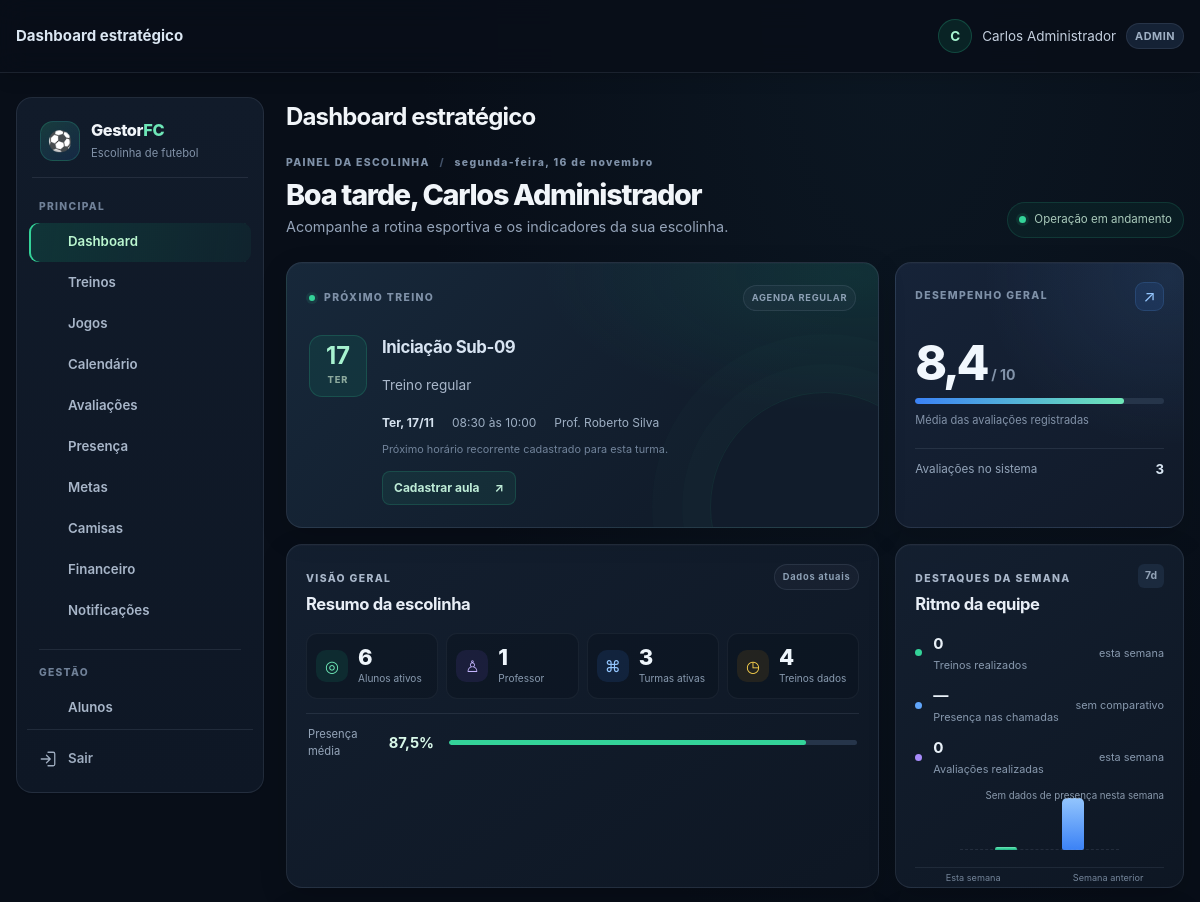
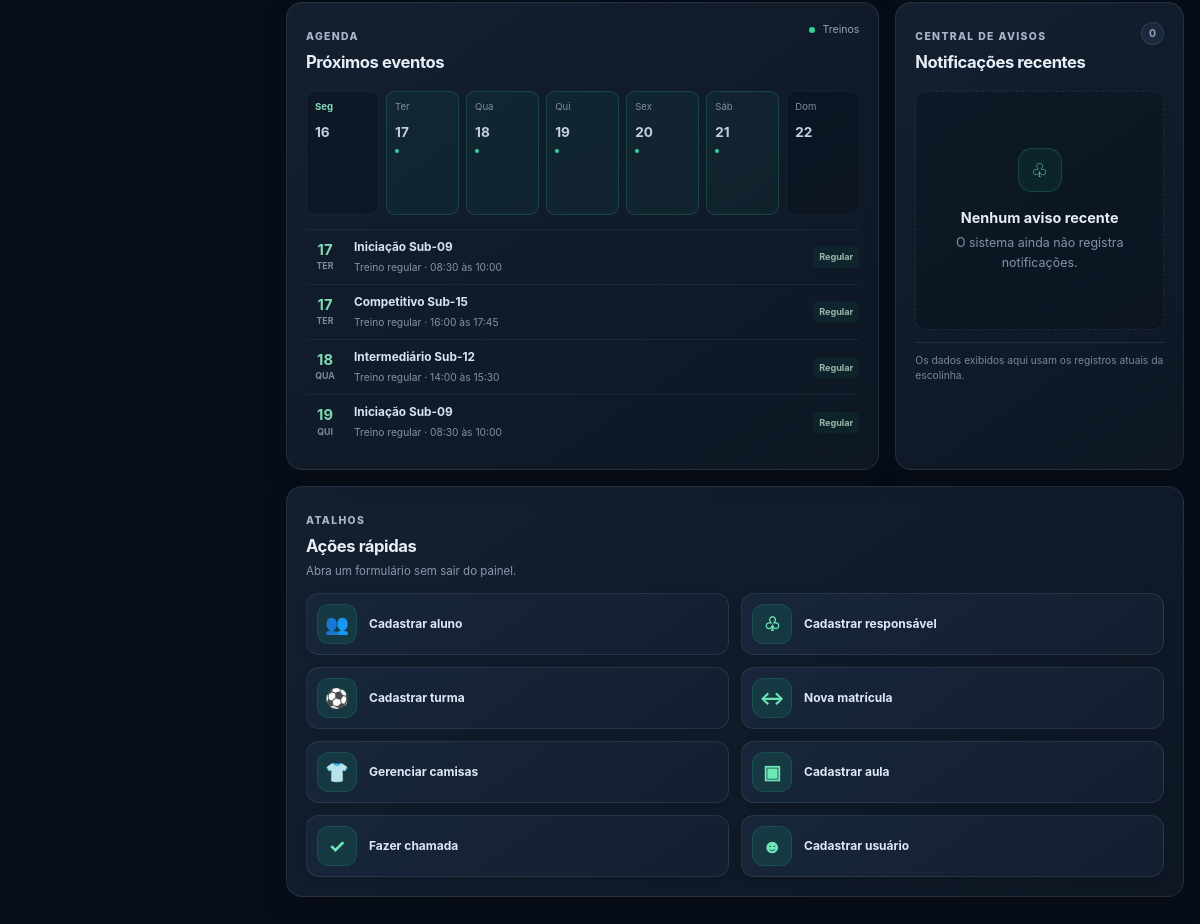
The page /dashboard.php (signed in) on the database its author committed (2 pictures, top to bottom).
### tables this page shows
CREATE TABLE TB_TURMA (
    COD_TURMA INT AUTO_INCREMENT PRIMARY KEY,
    COD_ESCOLINHA INT NOT NULL,
    COD_PROFESSOR INT NULL,
    NOME VARCHAR(50) NOT NULL,
    FAIXA_ETARIA VARCHAR(30) NOT NULL,
    DIAS_TREINO VARCHAR(100) NOT NULL,
    HORARIO VARCHAR(50) NOT NULL,
    CAPACIDADE INT DEFAULT 25,
    ATIVA TINYINT(1) DEFAULT 1,
    CRIADO_EM TIMESTAMP DEFAULT CURRENT_TIMESTAMP,
    FOREIGN KEY (COD_ESCOLINHA) REFERENCES TB_ESCOLINHA(COD_ESCOLINHA) ON DELETE CASCADE,
    FOREIGN KEY (COD_PROFESSOR) REFERENCES TB_USUARIO(COD_USUARIO) ON DELETE SET NULL
);

CREATE TABLE TB_USUARIO (
    COD_USUARIO INT AUTO_INCREMENT PRIMARY KEY,
    COD_ESCOLINHA INT NOT NULL,
    NOME VARCHAR(100) NOT NULL,
    EMAIL VARCHAR(100) NOT NULL UNIQUE,
    SENHA_HASH VARCHAR(255) NOT NULL,
    PERFIL ENUM('ADMIN', 'SECRETARIA', 'PROFESSOR', 'RESPONSAVEL', 'ALUNO') NOT NULL DEFAULT 'ADMIN',
    ATIVO TINYINT(1) DEFAULT 1,
    CRIADO_EM TIMESTAMP DEFAULT CURRENT_TIMESTAMP,
    FOREIGN KEY (COD_ESCOLINHA) REFERENCES TB_ESCOLINHA(COD_ESCOLINHA) ON DELETE CASCADE
);

### dashboard.php (the view, shortened to what the rows shown need)
<?php
require_once __DIR__ . '/includes/layout.php';
$db = getDB();
$escolinha = currentEscolinhaId();
$perfil = $_SESSION['user_role'];
$ehResponsavel = $perfil === 'RESPONSAVEL';
$parametrosTurma = [$escolinha];
$filtroTurma = '';
$filtroVinculoResponsavel = '';
$parametrosResponsavel = [];
$consulta = $db->prepare(
    'SELECT DISTINCT t.COD_TURMA, t.NOME, t.DIAS_TREINO, t.HORARIO,
            u.NOME AS PROFESSOR
     FROM TB_TURMA t
     LEFT JOIN TB_USUARIO u ON u.COD_USUARIO = t.COD_PROFESSOR AND u.ATIVO = 1
     WHERE t.COD_ESCOLINHA = ? AND t.ATIVA = 1' . $filtroTurma . $filtroVinculoResponsavel . '
     ORDER BY t.NOME'
);
$consulta->execute(array_merge($parametrosTurma, $parametrosResponsavel));
$turmasVisiveis = $consulta->fetchAll();
$relogio = $db->query("SELECT CURDATE() AS HOJE, TIME_FORMAT(CURTIME(), '%H:%i') AS AGORA")->fetch();
$hoje = new DateTimeImmutable($relogio['HOJE']);
$agora = $relogio['AGORA'];
function dashboardDiasTreino($dias) {
    $mapa = [
        'domingo' => 0, 'segunda' => 1, 'terça' => 2, 'terca' => 2,
        'quarta' => 3, 'quinta' => 4, 'sexta' => 5, 'sábado' => 6, 'sabado' => 6
    ];
    preg_match_all('/domingo|segunda|terça|terca|quarta|quinta|sexta|sábado|sabado/iu', (string) $dias, $correspondencias);
    $resultado = [];
    foreach ($correspondencias[0] as $dia) {
        $chave = mb_strtolower($dia, 'UTF-8');
        if (isset($mapa[$chave])) {
            $resultado[] = $mapa[$chave];
        }
    }
    return array_values(array_unique($resultado));
}
$agenda = [];
$eventosGravados = [];
foreach ($turmasVisiveis as $turma) {
    preg_match('/\b([01]?\d|2[0-3]):[0-5]\d\b/u', (string) $turma['HORARIO'], $horaTreino);
    $horaInicio = $horaTreino[0] ?? '';
    foreach (dashboardDiasTreino($turma['DIAS_TREINO']) as $diaSemana) {
        $deslocamento = ($diaSemana - (int) $hoje->format('w') + 7) % 7;
        $dataEvento = $hoje->modify('+' . $deslocamento . ' days')->format('Y-m-d');
        if ($deslocamento === 0 && $horaInicio !== '' && $horaInicio <= $agora) {
            continue;
        }
        $chave = $dataEvento . '-' . $turma['COD_TURMA'];
        $aulaGravada = $eventosGravados[$chave] ?? null;
        $agenda[$chave] = [
            'data' => $dataEvento,
            'hora' => $horaInicio,
            'turma' => $turma['NOME'],
            'horario' => $turma['HORARIO'],
            'professor' => $turma['PROFESSOR'],
            'tema' => $aulaGravada['TEMA_TREINO'] ?? null,
            'registrado' => $aulaGravada !== null
        ];
    }
}
$agenda = array_values($agenda);
usort($agenda, function ($a, $b) {
    return [$a['data'], $a['hora'], $a['turma']] <=> [$b['data'], $b['hora'], $b['turma']];
});
$proximoTreino = $agenda[0] ?? null;
$agendaVisivel = array_slice($agenda, 0, 4);
$nomesDias = ['Dom', 'Seg', 'Ter', 'Qua', 'Qui', 'Sex', 'Sáb'];
$horaAtual = (int) substr($agora, 0, 2);
$saudacao = $horaAtual < 12 ? 'Bom dia' : ($horaAtual < 18 ? 'Boa tarde' : 'Boa noite');
$formatarData = function ($data) use ($nomesDias) {
    $dataObj = new DateTimeImmutable($data);
    return $nomesDias[(int) $dataObj->format('w')] . ', ' . $dataObj->format('d/m');
};
?>
<div class="dashboard-page">
    <header class="dashboard-boas-vindas">
        <div>
            <h2><?= e($saudacao) ?>, <?= e($_SESSION['username']) ?></h2>
        </div>
    </header>
    <div class="dashboard-grid">
        <section class="dashboard-card proximo-treino-card">
            <?php if ($proximoTreino): ?>
                <div class="treino-destaque">
                    <div class="treino-data"><strong><?= e((new DateTimeImmutable($proximoTreino['data']))->format('d')) ?></strong><span><?= e(strtoupper(substr($nomesDias[(int) (new DateTimeImmutable($proximoTreino['data']))->format('w')], 0, 3))) ?></span></div>
                    <div class="treino-info"><h2><?= e($proximoTreino['turma']) ?></h2><p><?= e($proximoTreino['tema'] ?: 'Treino regular') ?></p></div>
                </div>
                <div class="treino-meta"><span><strong><?= e($formatarData($proximoTreino['data'])) ?></strong></span><span><?= e($proximoTreino['horario']) ?></span><?php if ($proximoTreino['professor']): ?><span><?= e($proximoTreino['professor']) ?></span><?php endif; ?></div>
                <p class="dashboard-card-footnote"><?= $proximoTreino['registrado'] ? 'Aula cadastrada no sistema.' : 'Próximo horário recorrente cadastrado para esta turma.' ?></p>
            <?php else: ?>
                <div class="treino-vazio"><span class="treino-vazio-icone" aria-hidden="true">◷</span><div><h2>Nenhum treino próximo na agenda</h2><p>Não há horário recorrente futuro cadastrado para suas turmas visíveis.</p></div></div>
            <?php endif; ?>
        </section>
        <section class="dashboard-card resumo-card">
            <div class="dashboard-section-heading"><div><p class="dashboard-card-label">VISÃO GERAL</p><h2>Resumo da escolinha</h2></div><span class="resumo-periodo">Dados atuais</span></div>
        </section>
        <section class="dashboard-card semana-card">
            <div class="dashboard-section-heading"><div><p class="dashboard-card-label">DESTAQUES DA SEMANA</p><h2>Ritmo da equipe</h2></div><span class="semana-indicador" aria-hidden="true">7d</span></div>
        </section>
        <section class="dashboard-card calendario-card">
            <div class="dashboard-section-heading"><div><p class="dashboard-card-label">AGENDA</p><h2>Próximos eventos</h2></div><span class="agenda-legenda"><i></i>Treinos</span></div>
            <?php if ($agendaVisivel): ?>
                <div class="agenda-lista">
                    <?php foreach ($agendaVisivel as $evento): ?>
                        <article class="agenda-evento"><div class="agenda-evento-data"><strong><?= e((new DateTimeImmutable($evento['data']))->format('d')) ?></strong><span><?= e(strtoupper(substr($nomesDias[(int) (new DateTimeImmutable($evento['data']))->format('w')], 0, 3))) ?></span></div><div class="agenda-evento-info"><strong><?= e($evento['turma']) ?></strong><span><?= e($evento['tema'] ?: 'Treino regular') ?> · <?= e($evento['horario']) ?></span></div><span class="agenda-evento-status<?= $evento['registrado'] ? ' registrado' : '' ?>"><?= $evento['registrado'] ? 'Aula' : 'Regular' ?></span></article>
                    <?php endforeach; ?>
                </div>
            <?php else: ?>
                <p class="agenda-vazia">Nenhum treino previsto nos próximos sete dias, conforme os dias cadastrados nas turmas.</p>
            <?php endif; ?>
        </section>
        <section class="dashboard-card notificacoes-card">
            <div class="dashboard-section-heading"><div><p class="dashboard-card-label">CENTRAL DE AVISOS</p><h2>Notificações recentes</h2></div><span class="notificacao-contador">0</span></div>
        </section>
    </div>
    <?php if (!$ehResponsavel): ?>
        <section class="dashboard-card acoes-painel acoes-dashboard">
            <div class="dashboard-section-heading"><div><p class="dashboard-card-label">ATALHOS</p><h2>Ações rápidas</h2><p>Abra um formulário sem sair do painel.</p></div></div>
        </section>
    <?php endif; ?>
</div>

### rows shown on the page
tb_turma: NOME "Iniciação Sub-09", HORARIO "08:30 às 10:00", format "17", format "TER", tema "Treino regular", format "19", format "QUI"
tb_usuario: NOME "Prof. Roberto Silva"
tb_turma: format "17", format "TER", NOME "Competitivo Sub-15", tema "Treino regular", HORARIO "16:00 às 17:45"
tb_turma: format "18", format "QUA", NOME "Intermediário Sub-12", tema "Treino regular", HORARIO "14:00 às 15:30"

### other values the page prints
$title "Dashboard estratégico"
$_SESSION['username'] "Carlos Administrador"
$_SESSION['user_role'] "ADMIN"
$label "Dashboard Treinos Jogos Calendário Avaliações Presença Metas Camisas Financeiro Notificações Alunos"
$dataHojeFormatada "segunda-feira, 16 de novembro"
$saudacao "Boa tarde"
$proximoTreino['tema'] ?: 'Treino regular' "Treino regular"
$formatarData($proximoTreino['data']) "Ter, 17/11"
$desempenhoMedio "8,4"
$totalAvaliacoes "3"
$totalAlunos "6"
$totalProfessores "1"
$totalTurmas "3"
$totalTreinos "4"
number_format($presencaMedia, 1, ',', '.') . '%' "87,5%"
